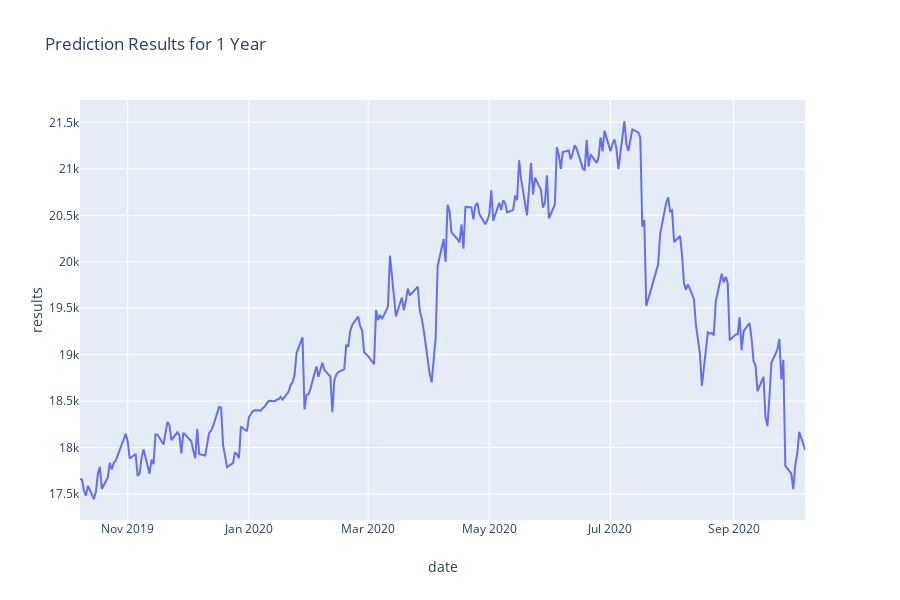
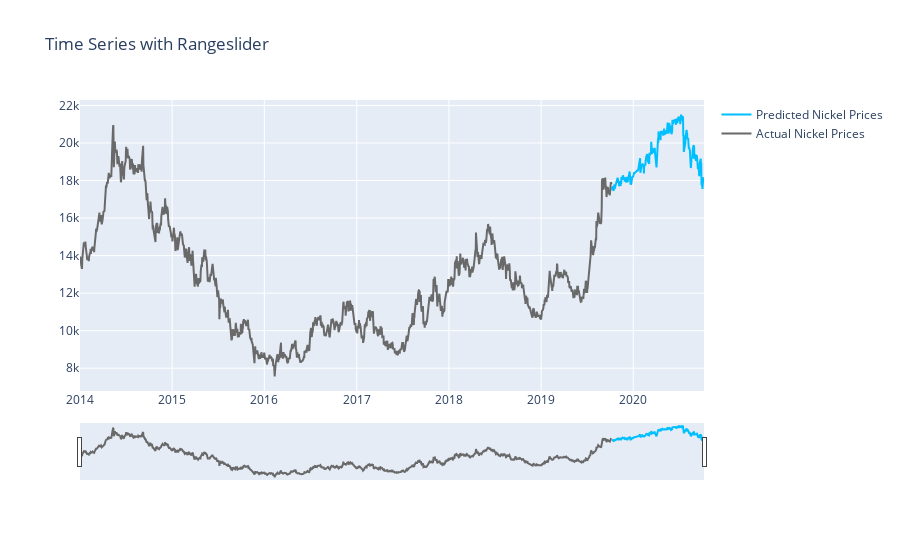

The cell these charts' notebook holds for them, in order:
### Code cell
# FROM PLOTLY

# https://plot.ly/python/line-charts/

import plotly.express as px

fig = px.line(test, x='date', y='results', title='Prediction Results for 1 Year')
fig.show()

import plotly.graph_objects as go
fig = go.Figure()
fig.add_trace(go.Scatter(x=test['date'], y=test['results'], name="Predicted Nickel Prices",
                         line_color='deepskyblue'))
fig.add_trace(go.Scatter(x=LME_test['date'], y=LME_test['results'], name="Actual Nickel Prices",
                         line_color='dimgray'))


fig.update_layout(title_text='Time Series with Rangeslider',
                  xaxis_rangeslider_visible=True)
fig.show()

### Figure 1 — Plotly figure (JSON) as saved in the notebook; plotly's stock layout.template omitted (floating-point values rounded to 4 significant figures; data arrays with more than 128 entries replaced by an {"elided": "..."} marker saying what was removed)
{"data": [{"hoverlabel": {"namelength": 0}, "hovertemplate": "date=%{x}<br>results=%{y}", "legendgroup": "", "line": {"color": "#636efa", "dash": "solid"}, "mode": "lines", "name": "", "showlegend": false, "type": "scatter", "x": {"elided": "261 str values"}, "xaxis": "x", "y": {"elided": "261 float values"}, "yaxis": "y"}], "layout": {"height": 600, "legend": {"tracegroupgap": 0}, "title": {"text": "Prediction Results for 1 Year"}, "xaxis": {"anchor": "y", "domain": [0, 0.98], "title": {"text": "date"}}, "yaxis": {"anchor": "x", "domain": [0, 1], "title": {"text": "results"}}}}

### Figure 2 — Plotly figure (JSON) as saved in the notebook; plotly's stock layout.template omitted (floating-point values rounded to 4 significant figures; data arrays with more than 128 entries replaced by an {"elided": "..."} marker saying what was removed)
{"data": [{"line": {"color": "deepskyblue"}, "name": "Predicted Nickel Prices", "type": "scatter", "x": {"elided": "261 str values"}, "y": {"elided": "261 float values"}}, {"line": {"color": "dimgray"}, "name": "Actual Nickel Prices", "type": "scatter", "x": {"elided": "1504 str values"}, "y": {"elided": "1504 float values"}}], "layout": {"title": {"text": "Time Series with Rangeslider"}, "xaxis": {"rangeslider": {"visible": true}}}}
